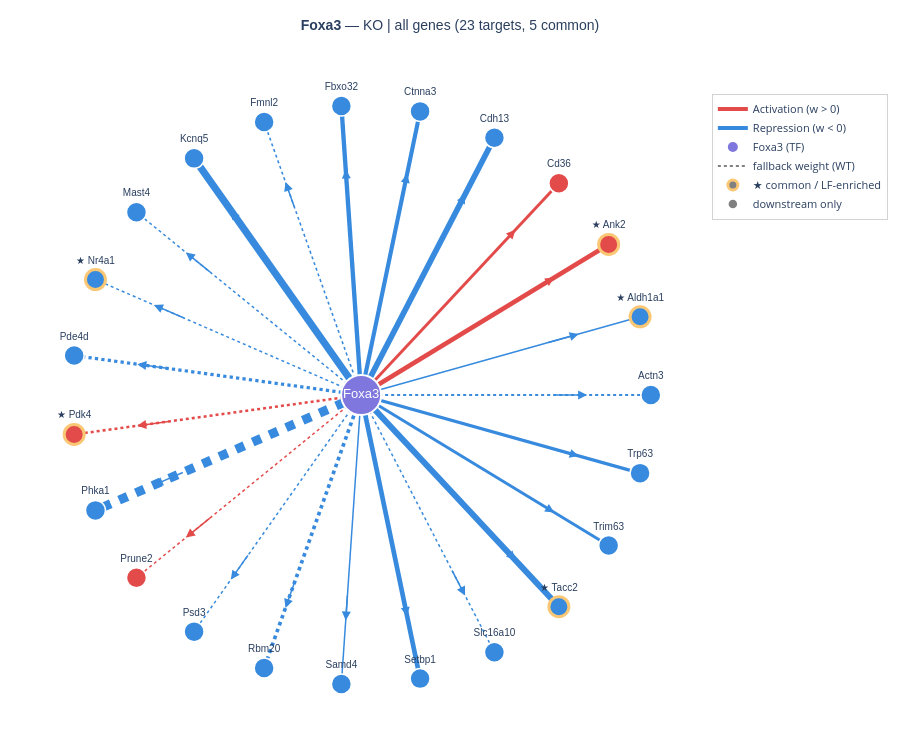

The notebook cell this image was saved under:
### Code cell
# ── Usage ─────────────────────────────────────────────────────────────────────
fig = plot_tf_network(enrichment_df, used_weight_df, tf="Foxa3", condition="KO",
                      gene_set="all", highlight_common=True)
fig.show()

### Figure 1 — Plotly figure (JSON) as saved in the notebook; plotly's stock layout.template omitted (floating-point values rounded to 4 significant figures)
{"data": [{"hovertemplate": "<b>Foxa3 → Actn3</b><br>weight: -0.0275<br>repression<br>condition: WT <i>(fallback)</i><extra></extra>", "line": {"color": "#378ADD", "dash": "dot", "width": 2.221}, "mode": "lines", "showlegend": false, "type": "scatter", "x": [0, 1, null], "y": [0, 0, null]}, {"hovertemplate": "<b>Foxa3 → Aldh1a1</b><br>weight: -0.0175<br>repression<br>condition: KO<extra></extra>", "line": {"color": "#378ADD", "dash": "solid", "width": 1.548}, "mode": "lines", "showlegend": false, "type": "scatter", "x": [0, 0.9629, null], "y": [0, 0.2698, null]}, {"hovertemplate": "<b>Foxa3 → Ank2</b><br>weight: 0.0333<br>activation<br>condition: KO<extra></extra>", "line": {"color": "#E24B4A", "dash": "solid", "width": 4.486}, "mode": "lines", "showlegend": false, "type": "scatter", "x": [0, 0.8544, null], "y": [0, 0.5196, null]}, {"hovertemplate": "<b>Foxa3 → Cd36</b><br>weight: 0.0249<br>activation<br>condition: KO<extra></extra>", "line": {"color": "#E24B4A", "dash": "solid", "width": 2.933}, "mode": "lines", "showlegend": false, "type": "scatter", "x": [0, 0.6826, null], "y": [0, 0.7308, null]}, {"hovertemplate": "<b>Foxa3 → Cdh13</b><br>weight: -0.0400<br>repression<br>condition: KO<extra></extra>", "line": {"color": "#378ADD", "dash": "solid", "width": 5.742}, "mode": "lines", "showlegend": false, "type": "scatter", "x": [0, 0.4601, null], "y": [0, 0.8879, null]}, {"hovertemplate": "<b>Foxa3 → Ctnna3</b><br>weight: -0.0314<br>repression<br>condition: KO<extra></extra>", "line": {"color": "#378ADD", "dash": "solid", "width": 4.146}, "mode": "lines", "showlegend": false, "type": "scatter", "x": [0, 0.2035, null], "y": [0, 0.9791, null]}, {"hovertemplate": "<b>Foxa3 → Fbxo32</b><br>weight: -0.0324<br>repression<br>condition: KO<extra></extra>", "line": {"color": "#378ADD", "dash": "solid", "width": 4.326}, "mode": "lines", "showlegend": false, "type": "scatter", "x": [0, -0.06824, null], "y": [0, 0.9977, null]}, {"hovertemplate": "<b>Foxa3 → Fmnl2</b><br>weight: -0.0222<br>repression<br>condition: WT <i>(fallback)</i><extra></extra>", "line": {"color": "#378ADD", "dash": "dot", "width": 1.577}, "mode": "lines", "showlegend": false, "type": "scatter", "x": [0, -0.3349, null], "y": [0, 0.9423, null]}, {"hovertemplate": "<b>Foxa3 → Kcnq5</b><br>weight: -0.0478<br>repression<br>condition: KO<extra></extra>", "line": {"color": "#378ADD", "dash": "solid", "width": 7.191}, "mode": "lines", "showlegend": false, "type": "scatter", "x": [0, -0.5767, null], "y": [0, 0.817, null]}, {"hovertemplate": "<b>Foxa3 → Mast4</b><br>weight: -0.0201<br>repression<br>condition: WT <i>(fallback)</i><extra></extra>", "line": {"color": "#378ADD", "dash": "dot", "width": 1.5}, "mode": "lines", "showlegend": false, "type": "scatter", "x": [0, -0.7757, null], "y": [0, 0.6311, null]}, {"hovertemplate": "<b>Foxa3 → Nr4a1</b><br>weight: -0.0198<br>repression<br>condition: WT <i>(fallback)</i><extra></extra>", "line": {"color": "#378ADD", "dash": "dot", "width": 1.5}, "mode": "lines", "showlegend": false, "type": "scatter", "x": [0, -0.9172, null], "y": [0, 0.3984, null]}, {"hovertemplate": "<b>Foxa3 → Pde4d</b><br>weight: -0.0359<br>repression<br>condition: WT <i>(fallback)</i><extra></extra>", "line": {"color": "#378ADD", "dash": "dot", "width": 3.238}, "mode": "lines", "showlegend": false, "type": "scatter", "x": [0, -0.9907, null], "y": [0, 0.1362, null]}, {"hovertemplate": "<b>Foxa3 → Pdk4</b><br>weight: 0.0301<br>activation<br>condition: WT <i>(fallback)</i><extra></extra>", "line": {"color": "#E24B4A", "dash": "dot", "width": 2.529}, "mode": "lines", "showlegend": false, "type": "scatter", "x": [0, -0.9907, null], "y": [0, -0.1362, null]}, {"hovertemplate": "<b>Foxa3 → Phka1</b><br>weight: -0.0845<br>repression<br>condition: WT <i>(fallback)</i><extra></extra>", "line": {"color": "#378ADD", "dash": "dot", "width": 9.1}, "mode": "lines", "showlegend": false, "type": "scatter", "x": [0, -0.9172, null], "y": [0, -0.3984, null]}, {"hovertemplate": "<b>Foxa3 → Prune2</b><br>weight: 0.0186<br>activation<br>condition: WT <i>(fallback)</i><extra></extra>", "line": {"color": "#E24B4A", "dash": "dot", "width": 1.5}, "mode": "lines", "showlegend": false, "type": "scatter", "x": [0, -0.7757, null], "y": [0, -0.6311, null]}, {"hovertemplate": "<b>Foxa3 → Psd3</b><br>weight: -0.0184<br>repression<br>condition: WT <i>(fallback)</i><extra></extra>", "line": {"color": "#378ADD", "dash": "dot", "width": 1.5}, "mode": "lines", "showlegend": false, "type": "scatter", "x": [0, -0.5767, null], "y": [0, -0.817, null]}, {"hovertemplate": "<b>Foxa3 → Rbm20</b><br>weight: -0.0393<br>repression<br>condition: WT <i>(fallback)</i><extra></extra>", "line": {"color": "#378ADD", "dash": "dot", "width": 3.649}, "mode": "lines", "showlegend": false, "type": "scatter", "x": [0, -0.3349, null], "y": [0, -0.9423, null]}, {"hovertemplate": "<b>Foxa3 → Samd4</b><br>weight: -0.0172<br>repression<br>condition: KO<extra></extra>", "line": {"color": "#378ADD", "dash": "solid", "width": 1.5}, "mode": "lines", "showlegend": false, "type": "scatter", "x": [0, -0.06824, null], "y": [0, -0.9977, null]}, {"hovertemplate": "<b>Foxa3 → Setbp1</b><br>weight: -0.0344<br>repression<br>condition: KO<extra></extra>", "line": {"color": "#378ADD", "dash": "solid", "width": 4.704}, "mode": "lines", "showlegend": false, "type": "scatter", "x": [0, 0.2035, null], "y": [0, -0.9791, null]}, {"hovertemplate": "<b>Foxa3 → Slc16a10</b><br>weight: -0.0204<br>repression<br>condition: WT <i>(fallback)</i><extra></extra>", "line": {"color": "#378ADD", "dash": "dot", "width": 1.5}, "mode": "lines", "showlegend": false, "type": "scatter", "x": [0, 0.4601, null], "y": [0, -0.8879, null]}, {"hovertemplate": "<b>Foxa3 → Tacc2</b><br>weight: -0.0419<br>repression<br>condition: KO<extra></extra>", "line": {"color": "#378ADD", "dash": "solid", "width": 6.097}, "mode": "lines", "showlegend": false, "type": "scatter", "x": [0, 0.6826, null], "y": [0, -0.7308, null]}, {"hovertemplate": "<b>Foxa3 → Trim63</b><br>weight: -0.0247<br>repression<br>condition: KO<extra></extra>", "line": {"color": "#378ADD", "dash": "solid", "width": 2.892}, "mode": "lines", "showlegend": false, "type": "scatter", "x": [0, 0.8544, null], "y": [0, -0.5196, null]}, {"hovertemplate": "<b>Foxa3 → Trp63</b><br>weight: -0.0263<br>repression<br>condition: KO<extra></extra>", "line": {"color": "#378ADD", "dash": "solid", "width": 3.191}, "mode": "lines", "showlegend": false, "type": "scatter", "x": [0, 0.9629, null], "y": [0, -0.2698, null]}, {"hovertemplate": ["<b>Actn3</b><br>weight: -0.0275<br>repression<br><i>downstream only</i><extra></extra>", "<b>Aldh1a1</b><br>weight: -0.0175<br>repression<br><i>common / LF-enriched</i><extra></extra>", "<b>Ank2</b><br>weight: 0.0333<br>activation<br><i>common / LF-enriched</i><extra></extra>", "<b>Cd36</b><br>weight: 0.0249<br>activation<br><i>downstream only</i><extra></extra>", "<b>Cdh13</b><br>weight: -0.0400<br>repression<br><i>downstream only</i><extra></extra>", "<b>Ctnna3</b><br>weight: -0.0314<br>repression<br><i>downstream only</i><extra></extra>", "<b>Fbxo32</b><br>weight: -0.0324<br>repression<br><i>downstream only</i><extra></extra>", "<b>Fmnl2</b><br>weight: -0.0222<br>repression<br><i>downstream only</i><extra></extra>", "<b>Kcnq5</b><br>weight: -0.0478<br>repression<br><i>downstream only</i><extra></extra>", "<b>Mast4</b><br>weight: -0.0201<br>repression<br><i>downstream only</i><extra></extra>", "<b>Nr4a1</b><br>weight: -0.0198<br>repression<br><i>common / LF-enriched</i><extra></extra>", "<b>Pde4d</b><br>weight: -0.0359<br>repression<br><i>downstream only</i><extra></extra>", "<b>Pdk4</b><br>weight: 0.0301<br>activation<br><i>common / LF-enriched</i><extra></extra>", "<b>Phka1</b><br>weight: -0.0845<br>repression<br><i>downstream only</i><extra></extra>", "<b>Prune2</b><br>weight: 0.0186<br>activation<br><i>downstream only</i><extra></extra>", "<b>Psd3</b><br>weight: -0.0184<br>repression<br><i>downstream only</i><extra></extra>", "<b>Rbm20</b><br>weight: -0.0393<br>repression<br><i>downstream only</i><extra></extra>", "<b>Samd4</b><br>weight: -0.0172<br>repression<br><i>downstream only</i><extra></extra>", "<b>Setbp1</b><br>weight: -0.0344<br>repression<br><i>downstream only</i><extra></extra>", "<b>Slc16a10</b><br>weight: -0.0204<br>repression<br><i>downstream only</i><extra></extra>", "<b>Tacc2</b><br>weight: -0.0419<br>repression<br><i>common / LF-enriched</i><extra></extra>", "<b>Trim63</b><br>weight: -0.0247<br>repression<br><i>downstream only</i><extra></extra>", "<b>Trp63</b><br>weight: -0.0263<br>repression<br><i>downstream only</i><extra></extra>"], "marker": {"color": ["#378ADD", "#378ADD", "#E24B4A", "#E24B4A", "#378ADD", "#378ADD", "#378ADD", "#378ADD", "#378ADD", "#378ADD", "#378ADD", "#378ADD", "#E24B4A", "#378ADD", "#E24B4A", "#378ADD", "#378ADD", "#378ADD", "#378ADD", "#378ADD", "#378ADD", "#378ADD", "#378ADD"], "line": {"color": ["white", "#FAC775", "#FAC775", "white", "white", "white", "white", "white", "white", "white", "#FAC775", "white", "#FAC775", "white", "white", "white", "white", "white", "white", "white", "#FAC775", "white", "white"], "width": [1.5, 3, 3, 1.5, 1.5, 1.5, 1.5, 1.5, 1.5, 1.5, 3, 1.5, 3, 1.5, 1.5, 1.5, 1.5, 1.5, 1.5, 1.5, 3, 1.5, 1.5]}, "size": 20}, "mode": "markers+text", "showlegend": false, "text": ["Actn3", "★ Aldh1a1", "★ Ank2", "Cd36", "Cdh13", "Ctnna3", "Fbxo32", "Fmnl2", "Kcnq5", "Mast4", "★ Nr4a1", "Pde4d", "★ Pdk4", "Phka1", "Prune2", "Psd3", "Rbm20", "Samd4", "Setbp1", "Slc16a10", "★ Tacc2", "Trim63", "Trp63"], "textfont": {"family": "Arial", "size": 10}, "textposition": "top center", "type": "scatter", "x": [1, 0.9629, 0.8544, 0.6826, 0.4601, 0.2035, -0.06824, -0.3349, -0.5767, -0.7757, -0.9172, -0.9907, -0.9907, -0.9172, -0.7757, -0.5767, -0.3349, -0.06824, 0.2035, 0.4601, 0.6826, 0.8544, 0.9629], "y": [0, 0.2698, 0.5196, 0.7308, 0.8879, 0.9791, 0.9977, 0.9423, 0.817, 0.6311, 0.3984, 0.1362, -0.1362, -0.3984, -0.6311, -0.817, -0.9423, -0.9977, -0.9791, -0.8879, -0.7308, -0.5196, -0.2698]}, {"hovertemplate": "<b>Foxa3</b> (TF hub)<extra></extra>", "marker": {"color": "#7F77DD", "line": {"color": "white", "width": 2}, "size": 40}, "mode": "markers+text", "showlegend": false, "text": ["Foxa3"], "textfont": {"color": "white", "family": "Arial", "size": 13}, "textposition": "middle center", "type": "scatter", "x": [0], "y": [0]}, {"line": {"color": "#E24B4A", "width": 4}, "mode": "lines", "name": "Activation (w > 0)", "type": "scatter", "x": [null], "y": [null]}, {"line": {"color": "#378ADD", "width": 4}, "mode": "lines", "name": "Repression (w < 0)", "type": "scatter", "x": [null], "y": [null]}, {"marker": {"color": "#7F77DD", "size": 10}, "mode": "markers", "name": "Foxa3 (TF)", "type": "scatter", "x": [null], "y": [null]}, {"line": {"color": "gray", "dash": "dot", "width": 2}, "mode": "lines", "name": "fallback weight (WT)", "type": "scatter", "x": [null], "y": [null]}, {"marker": {"color": "gray", "line": {"color": "#FAC775", "width": 3}, "size": 10}, "mode": "markers", "name": "★ common / LF-enriched", "type": "scatter", "x": [null], "y": [null]}, {"marker": {"color": "gray", "line": {"color": "white", "width": 1.5}, "size": 10}, "mode": "markers", "name": "downstream only", "type": "scatter", "x": [null], "y": [null]}], "layout": {"annotations": [{"arrowcolor": "#378ADD", "arrowhead": 2, "arrowsize": 1.2, "arrowwidth": 1.5, "ax": 0.66, "axref": "x", "ay": 0, "ayref": "y", "showarrow": true, "x": 0.78, "xref": "x", "y": 0, "yref": "y"}, {"arrowcolor": "#378ADD", "arrowhead": 2, "arrowsize": 1.2, "arrowwidth": 1.5, "ax": 0.6355, "axref": "x", "ay": 0.1781, "ayref": "y", "showarrow": true, "x": 0.7511, "xref": "x", "y": 0.2104, "yref": "y"}, {"arrowcolor": "#E24B4A", "arrowhead": 2, "arrowsize": 1.2, "arrowwidth": 1.5, "ax": 0.5639, "axref": "x", "ay": 0.3429, "ayref": "y", "showarrow": true, "x": 0.6664, "xref": "x", "y": 0.4053, "yref": "y"}, {"arrowcolor": "#E24B4A", "arrowhead": 2, "arrowsize": 1.2, "arrowwidth": 1.5, "ax": 0.4505, "axref": "x", "ay": 0.4824, "ayref": "y", "showarrow": true, "x": 0.5324, "xref": "x", "y": 0.5701, "yref": "y"}, {"arrowcolor": "#378ADD", "arrowhead": 2, "arrowsize": 1.2, "arrowwidth": 1.5, "ax": 0.3036, "axref": "x", "ay": 0.586, "ayref": "y", "showarrow": true, "x": 0.3589, "xref": "x", "y": 0.6926, "yref": "y"}, {"arrowcolor": "#378ADD", "arrowhead": 2, "arrowsize": 1.2, "arrowwidth": 1.5, "ax": 0.1343, "axref": "x", "ay": 0.6462, "ayref": "y", "showarrow": true, "x": 0.1587, "xref": "x", "y": 0.7637, "yref": "y"}, {"arrowcolor": "#378ADD", "arrowhead": 2, "arrowsize": 1.2, "arrowwidth": 1.5, "ax": -0.04504, "axref": "x", "ay": 0.6585, "ayref": "y", "showarrow": true, "x": -0.05323, "xref": "x", "y": 0.7782, "yref": "y"}, {"arrowcolor": "#378ADD", "arrowhead": 2, "arrowsize": 1.2, "arrowwidth": 1.5, "ax": -0.221, "axref": "x", "ay": 0.6219, "ayref": "y", "showarrow": true, "x": -0.2612, "xref": "x", "y": 0.735, "yref": "y"}, {"arrowcolor": "#378ADD", "arrowhead": 2, "arrowsize": 1.2, "arrowwidth": 1.5, "ax": -0.3806, "axref": "x", "ay": 0.5392, "ayref": "y", "showarrow": true, "x": -0.4498, "xref": "x", "y": 0.6372, "yref": "y"}, {"arrowcolor": "#378ADD", "arrowhead": 2, "arrowsize": 1.2, "arrowwidth": 1.5, "ax": -0.512, "axref": "x", "ay": 0.4165, "ayref": "y", "showarrow": true, "x": -0.6051, "xref": "x", "y": 0.4922, "yref": "y"}, {"arrowcolor": "#378ADD", "arrowhead": 2, "arrowsize": 1.2, "arrowwidth": 1.5, "ax": -0.6054, "axref": "x", "ay": 0.2629, "ayref": "y", "showarrow": true, "x": -0.7154, "xref": "x", "y": 0.3108, "yref": "y"}, {"arrowcolor": "#378ADD", "arrowhead": 2, "arrowsize": 1.2, "arrowwidth": 1.5, "ax": -0.6539, "axref": "x", "ay": 0.08987, "ayref": "y", "showarrow": true, "x": -0.7727, "xref": "x", "y": 0.1062, "yref": "y"}, {"arrowcolor": "#E24B4A", "arrowhead": 2, "arrowsize": 1.2, "arrowwidth": 1.5, "ax": -0.6539, "axref": "x", "ay": -0.08987, "ayref": "y", "showarrow": true, "x": -0.7727, "xref": "x", "y": -0.1062, "yref": "y"}, {"arrowcolor": "#378ADD", "arrowhead": 2, "arrowsize": 1.2, "arrowwidth": 1.5, "ax": -0.6054, "axref": "x", "ay": -0.2629, "ayref": "y", "showarrow": true, "x": -0.7154, "xref": "x", "y": -0.3108, "yref": "y"}, {"arrowcolor": "#E24B4A", "arrowhead": 2, "arrowsize": 1.2, "arrowwidth": 1.5, "ax": -0.512, "axref": "x", "ay": -0.4165, "ayref": "y", "showarrow": true, "x": -0.6051, "xref": "x", "y": -0.4922, "yref": "y"}, {"arrowcolor": "#378ADD", "arrowhead": 2, "arrowsize": 1.2, "arrowwidth": 1.5, "ax": -0.3806, "axref": "x", "ay": -0.5392, "ayref": "y", "showarrow": true, "x": -0.4498, "xref": "x", "y": -0.6372, "yref": "y"}, {"arrowcolor": "#378ADD", "arrowhead": 2, "arrowsize": 1.2, "arrowwidth": 1.5, "ax": -0.221, "axref": "x", "ay": -0.6219, "ayref": "y", "showarrow": true, "x": -0.2612, "xref": "x", "y": -0.735, "yref": "y"}, {"arrowcolor": "#378ADD", "arrowhead": 2, "arrowsize": 1.2, "arrowwidth": 1.5, "ax": -0.04504, "axref": "x", "ay": -0.6585, "ayref": "y", "showarrow": true, "x": -0.05323, "xref": "x", "y": -0.7782, "yref": "y"}, {"arrowcolor": "#378ADD", "arrowhead": 2, "arrowsize": 1.2, "arrowwidth": 1.5, "ax": 0.1343, "axref": "x", "ay": -0.6462, "ayref": "y", "showarrow": true, "x": 0.1587, "xref": "x", "y": -0.7637, "yref": "y"}, {"arrowcolor": "#378ADD", "arrowhead": 2, "arrowsize": 1.2, "arrowwidth": 1.5, "ax": 0.3036, "axref": "x", "ay": -0.586, "ayref": "y", "showarrow": true, "x": 0.3589, "xref": "x", "y": -0.6926, "yref": "y"}, {"arrowcolor": "#378ADD", "arrowhead": 2, "arrowsize": 1.2, "arrowwidth": 1.5, "ax": 0.4505, "axref": "x", "ay": -0.4824, "ayref": "y", "showarrow": true, "x": 0.5324, "xref": "x", "y": -0.5701, "yref": "y"}, {"arrowcolor": "#378ADD", "arrowhead": 2, "arrowsize": 1.2, "arrowwidth": 1.5, "ax": 0.5639, "axref": "x", "ay": -0.3429, "ayref": "y", "showarrow": true, "x": 0.6664, "xref": "x", "y": -0.4053, "yref": "y"}, {"arrowcolor": "#378ADD", "arrowhead": 2, "arrowsize": 1.2, "arrowwidth": 1.5, "ax": 0.6355, "axref": "x", "ay": -0.1781, "ayref": "y", "showarrow": true, "x": 0.7511, "xref": "x", "y": -0.2104, "yref": "y"}], "height": 750, "hovermode": "closest", "legend": {"bgcolor": "rgba(255,255,255,0.85)", "bordercolor": "lightgray", "borderwidth": 1, "font": {"size": 11}, "x": 1.01, "y": 0.95}, "margin": {"b": 20, "l": 20, "r": 180, "t": 60}, "paper_bgcolor": "white", "plot_bgcolor": "white", "showlegend": true, "title": {"font": {"family": "Arial", "size": 14}, "text": "<b>Foxa3</b> — KO | all genes (23 targets, 5 common)", "x": 0.5}, "xaxis": {"scaleanchor": "y", "showgrid": false, "showticklabels": false, "zeroline": false}, "yaxis": {"showgrid": false, "showticklabels": false, "zeroline": false}}}
